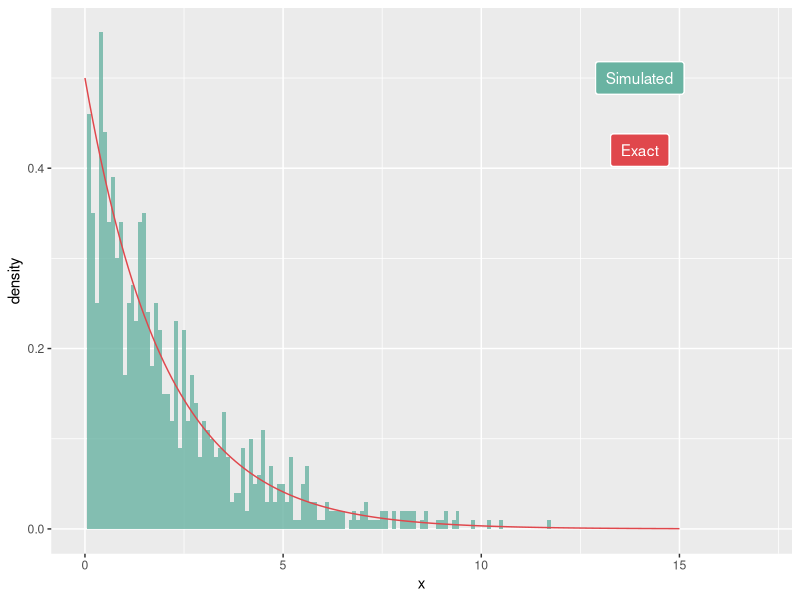
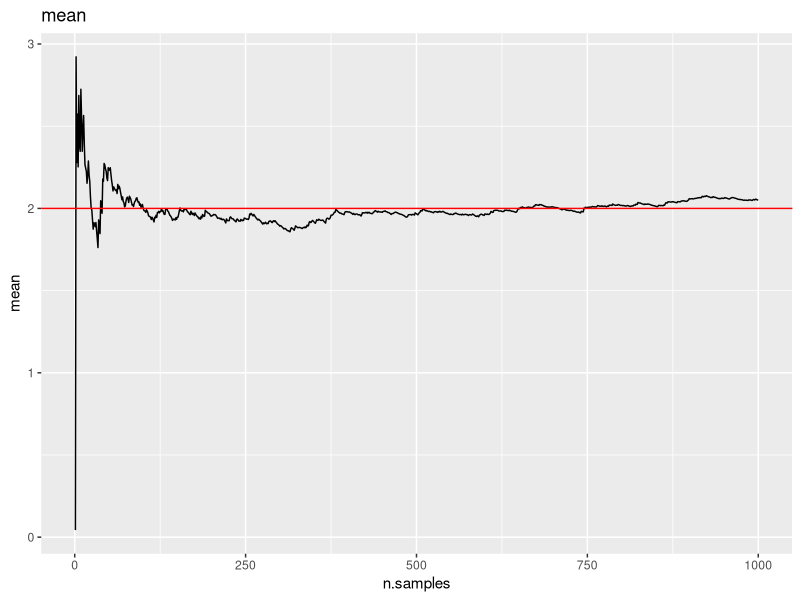
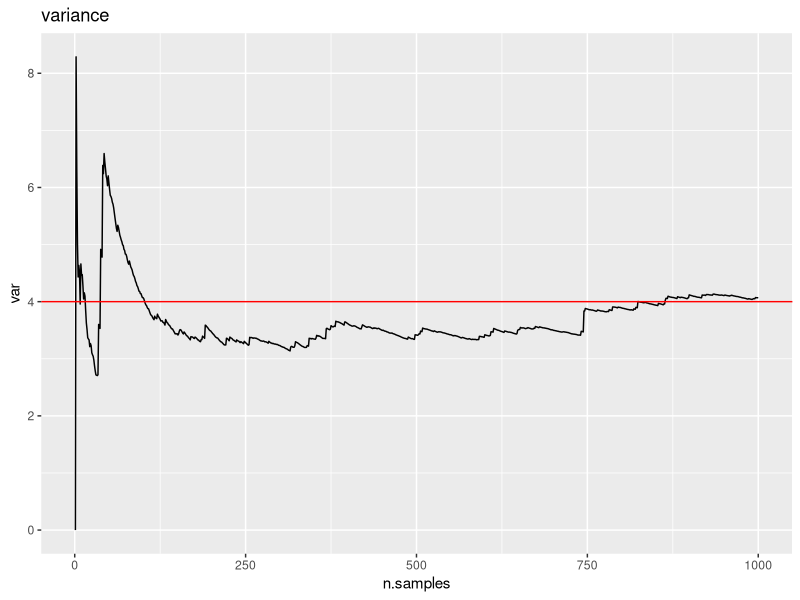
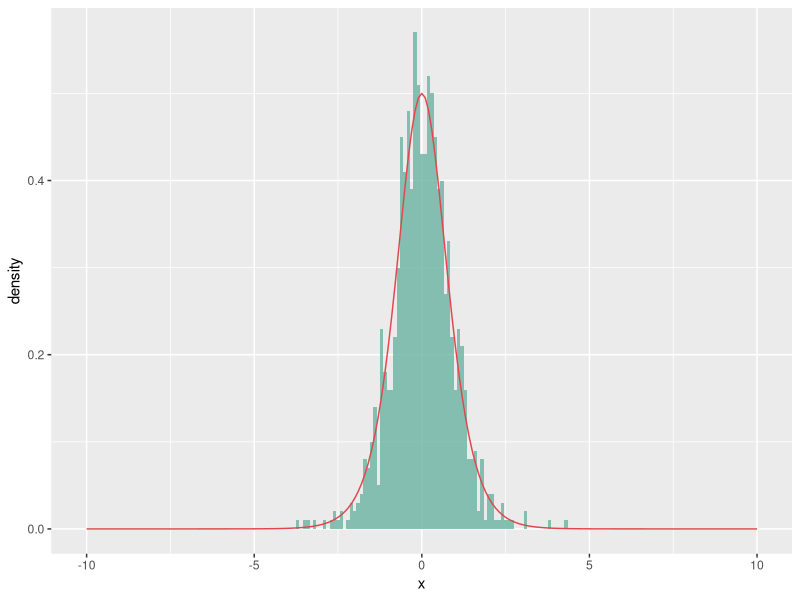
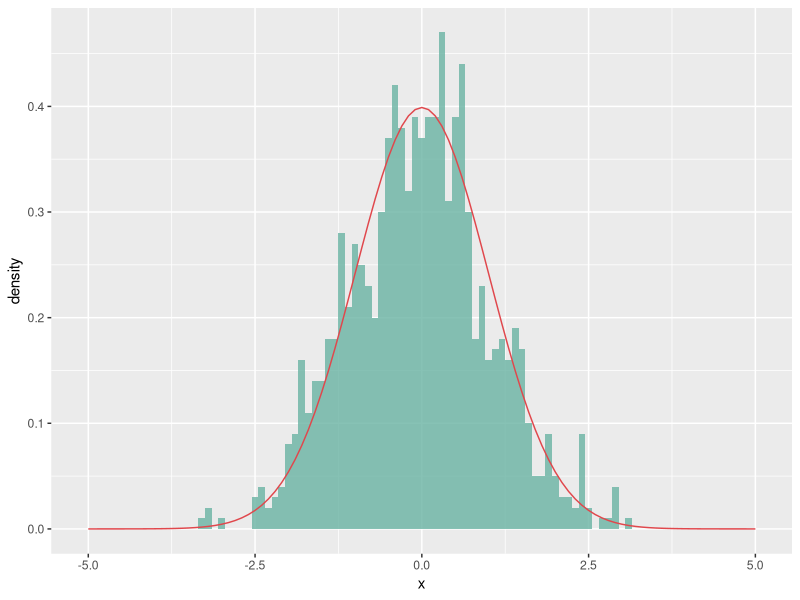
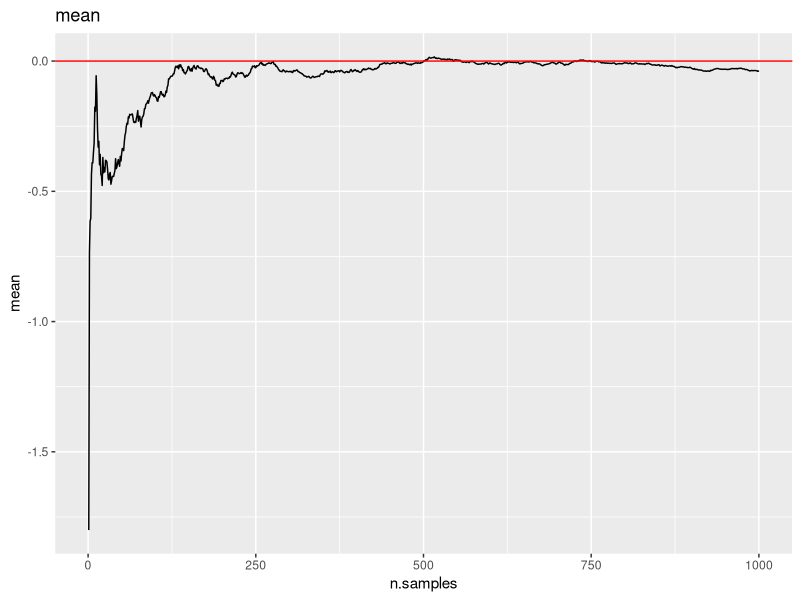
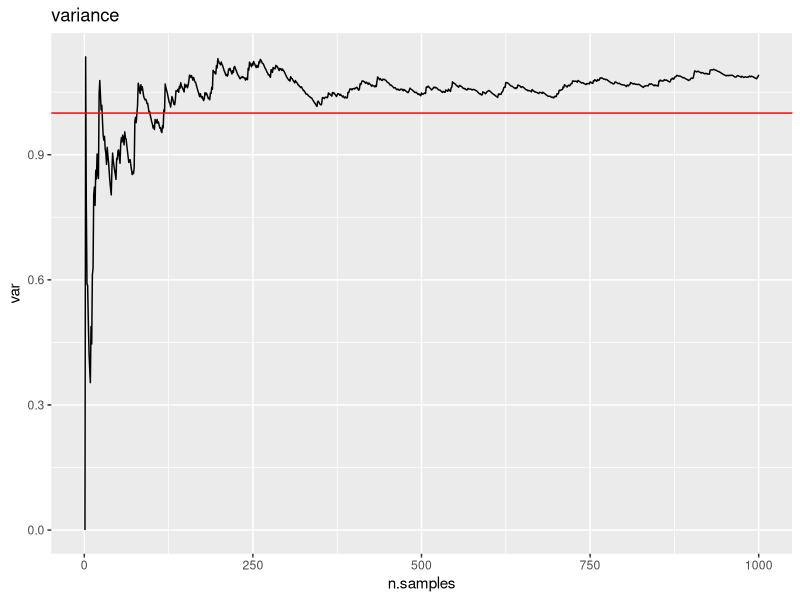

Recreate these plots in R, in order.
## ---- chunk 1
knitr::opts_chunk$set(echo = TRUE, fig.width = 5, fig.height = 4, fig.align = "center")
library(tidyverse)
## ---- chunk 2
sim.exp <- function(rate, n){
  u <- runif(n,0,1)
  return(-1/rate * log(1 - u))
}
## ---- chunk 3
rate <- 0.5
n <- 1000
sim <- data.frame(x = sim.exp(rate, n))
x = seq(from = 0, to = 15, by = 0.1)
exact <- data.frame(x = x, y = rate*exp(-rate*x))

ggplot(sim) + 
  geom_histogram(aes(x = x, y = ..density..),
                 alpha = 0.8, fill = "#69b3a2", binwidth = 0.1) + 
  geom_line(data = exact , aes(x = x, y = y), color = "#e0474c")  +
  geom_label(
    label="Simulated", 
    x=14,
    y=0.5,
    label.padding = unit(0.55, "lines"), # Rectangle size around label
    label.size = 0.35,
    color = "white",
    fill= "#69b3a2"
  ) +
  geom_label(
    label="Exact", 
    x=14,
    y=0.42,
    label.padding = unit(0.55, "lines"), # Rectangle size around label
    label.size = 0.35,
    color = "white",
    fill = "#e0474c"
  ) +
  xlim(0,17)
## ---- chunk 4
# mean
data.frame(n.samples = 1:n,
           mean = cumsum(sim$x)/(1:n)) %>%
  ggplot() + geom_line(aes(n.samples, mean)) +
  geom_hline(yintercept = 1/rate, color = "red") +
  ggtitle("mean")
  
# variance
data.frame(n.samples = 1:n,
           mean = cumsum(sim$x)/(1:n),
           mean2 = cumsum(sim$x^2)/(1:n)) %>%
  mutate(var = mean2-mean^2) %>%
  ggplot() + geom_line(aes(n.samples, var)) +
  geom_hline(yintercept = 1/rate^2, color = "red") +
  ggtitle("variance")
## ---- chunk 5
sim.sigm <- function(alpha, n){
  u <- runif(n,0,1)
  return(1/alpha * log(u/(1-u)))
}
## ---- chunk 6
alpha <- 2
n <- 1000
sim <- data.frame(x = sim.sigm(alpha, n))
x = seq(from = -10, to = 10, by = 0.1)
exact <- data.frame(x = x, y = alpha*exp(alpha*x)/(1 + exp(alpha*x))^2)

ggplot(sim) + 
  geom_histogram(aes(x = x, y = ..density..),
                 alpha = 0.8, fill = "#69b3a2", binwidth = 0.1) + 
  geom_line(data = exact , aes(x = x, y = y), color = "#e0474c")  
## ---- chunk 7
box.mul <- function(n){
  odd <-  FALSE
  if(n %% 2 != 0){
    odd <-  TRUE
    n <- n + 1
  }
  
  x1 <- runif(n/2, 0, 2*pi)
  x2 <- sim.exp(0.5, n/2)
  
  y1 <- sqrt(x2)*cos(x1)
  y2 <- sqrt(x2)*sin(x1)
  
  concat <- c(y1,y2)
  if(odd){
    return(head(concat, -1))
  }
  else{
    return(concat)
  }
}
## ---- chunk 8
n <- 1000
sim.box.mul <- data.frame(x = box.mul(n))
x = seq(from = -5, to = 5, by = 0.1)
exact <- data.frame(x = x, y = 1/sqrt(2*pi)*exp(-1/2*x^2))

ggplot(sim.box.mul) + 
  geom_histogram(aes(x = x, y = ..density..),
                 alpha = 0.8, fill = "#69b3a2", binwidth = 0.1) + 
  geom_line(data = exact , aes(x = x, y = y), color = "#e0474c")  
## ---- chunk 9
# mean
data.frame(n.samples = 1:n,
           mean = cumsum(sim.box.mul$x)/(1:n)) %>%
  ggplot() + geom_line(aes(n.samples, mean)) +
  geom_hline(yintercept = 0, color = "red") +
  ggtitle("mean")
  
# variance
data.frame(n.samples = 1:n,
           mean = cumsum(sim.box.mul$x)/(1:n),
           mean2 = cumsum(sim.box.mul$x^2)/(1:n)) %>%
  mutate(var = mean2-mean^2) %>%
  ggplot() + geom_line(aes(n.samples, var)) +
  geom_hline(yintercept = 1, color = "red") +
  ggtitle("variance")
## ---- chunk 10
alpha <-  1
a <-  sqrt(1-alpha)
b.minus <- 0
b.plus <- sqrt(alpha + 1)

rou <- function(n, a, b.minus, b.plus){
  x1 <- runif(n, 0, a)
  x2 <- runif(n, b.minus, b.plus)
  
  return(x2/x1)
}
